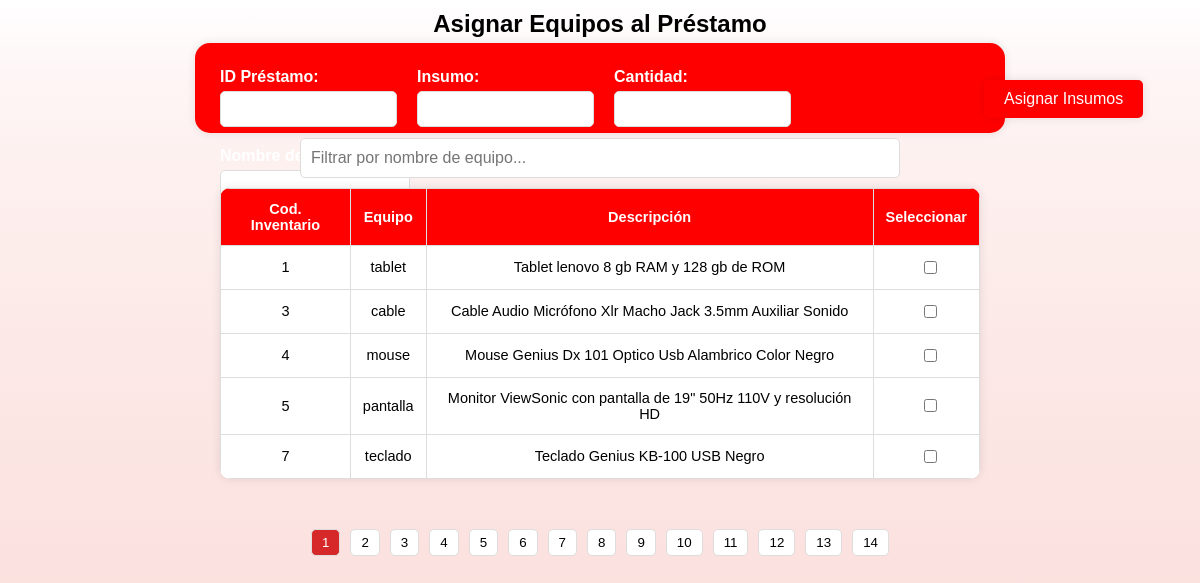
The app's page /SUPERVISOR/lista_inventario.php with its own data.
### tables this page shows
CREATE TABLE IF NOT EXISTS `inventario` (
  `cod_inventario` int NOT NULL AUTO_INCREMENT,
  `nivel_acceso` int NOT NULL,
  `id_prestamo` int NOT NULL,
  `nom_inventario` varchar(255) NOT NULL DEFAULT 'No asignado',
  `Descripcion` varchar(255) NOT NULL DEFAULT '"Sin descripcion"',
  `estado` enum('Libre','Averiado','Bodega','Prestado') NOT NULL DEFAULT 'Libre',
  `prestado_a` varchar(255) NOT NULL DEFAULT 'Nadie',
  PRIMARY KEY (`cod_inventario`),
  UNIQUE KEY `cod_inventario` (`cod_inventario`)
);

### SUPERVISOR/lista_inventario.php (the view, shortened to what this page needs)
<?php
$conexion = new mysqli("localhost", "root", "", "basededatos");
$idPrestamo = isset($_GET['id']) ? $_GET['id'] : '';
$insumo = isset($_GET['inventario']) ? $_GET['inventario'] : '';
$cantidad = isset($_GET['cantidad']) ? $_GET['cantidad'] : '';
$sqlInventario = "SELECT cod_inventario, nom_inventario, descripcion
                  FROM inventario
                  WHERE estado = 'Libre' AND prestado_a = 'Nadie'";
$resultadoInventario = $conexion->query($sqlInventario);
?>
<!DOCTYPE html>
<html lang="en">
<head>
</head>
<body>
    <div class="title1">
        <h2>Asignar Equipos al Préstamo</h2>
    </div>
    <div class="form-container">
        <form method="POST">
            <div class="form-group">
                <label for="idPrestamo">ID Préstamo:</label>
                <input type="text" id="idPrestamo" value="<?php echo $idPrestamo; ?>" readonly>
            </div>
            <div class="form-group">
                <label for="insumo">Insumo:</label>
                <input type="text" id="insumo" value="<?php echo $insumo; ?>" readonly>
            </div>
            <div class="form-group">
                <label for="cantidad">Cantidad:</label>
                <input type="text" id="cantidad" value="<?php echo $cantidad; ?>" readonly>
            </div>
            <div class="form-group">
                <label for="nombrePersona">Nombre del Encargado:</label>
            </div>
        </form>
    </div>
    <input type="text" id="filtro" class="filter-input" onkeyup="filtrarTabla()" placeholder="Filtrar por nombre de equipo...">
    <form action="procesar_inventario.php" method="POST">
        <table id="tabla-inventario">
            <thead>
                <tr class='encabezado'>
                    <th>Cod. Inventario</th>
                    <th>Equipo</th>
                    <th>Descripción</th>
                    <th>Seleccionar</th>
                </tr>
            </thead>
            <tbody>
                <?php
                if ($resultadoInventario->num_rows > 0) {
                    while ($fila = $resultadoInventario->fetch_assoc()) {
                        echo "<tr>";
                        echo "<td>" . $fila['cod_inventario'] . "</td>";
                        echo "<td>" . $fila['nom_inventario'] . "</td>";
                        echo "<td>" . $fila['descripcion'] . "</td>";
                        echo "<td><input type='checkbox' name='equipos[]' value='" . $fila['cod_inventario'] . "'></td>";
                        echo "</tr>";
                    }
                } else {
                    echo "<tr><td colspan='4' style='text-align: center;'>No se encontraron equipos disponibles</td></tr>";
                }
                ?>
            </tbody>
        </table>
        <div id="pagination-controls" class="pagination-controls"></div>
        <button type="submit" class="action-button">Asignar Insumos</button>
    </form>
</body>
</html>

### SUPERVISOR/lista_inventario.php (style rules this page uses)
html, body { margin: 0; padding: 0; font-family: Arial, sans-serif; background: linear-gradient(to bottom, white, 30%, #FADBD8); min-height: 100vh; display: flex; flex-direction: column; align-items: center; }
body { padding: 10px; width: 100%; box-sizing: border-box; }
.title1 { font-family: "Lucida Sans Unicode", "Lucida Grande", Sans-Serif; color: black; text-align: center; position: relative; margin-top: -20px; }
form { background-color: transparent; padding: 20px; margin-bottom: 20px; width: 100%; max-width: 800px; display: flex; flex-wrap: wrap; gap: 20px; box-sizing: border-box; }
form label { font-weight: bold; margin-bottom: 5px; color: white; text-align: left; }
form input { width: 100%; padding: 10px; border: 1px solid #ddd; border-radius: 5px; font-size: 12px; box-sizing: border-box; }
.filter-input { width: 100%; max-width: 600px; padding: 10px; font-size: 16px; border: 1px solid #ddd; border-radius: 5px; margin-bottom: 20px; box-sizing: border-box; }
table { width: 100%; max-width: 1000px; border-collapse: collapse; font-size: 14.5px; margin-bottom: 10px; margin-top: -30px; background-color: white; box-shadow: 0 0 10px rgba(0, 0, 0, 0.1); border-radius: 10px; overflow: hidden; }
th, td { padding: 12px; text-align: center; border: 1px solid #ddd; }
th { background-color: red; color: white; font-weight: bold; }
.action-button { padding: 10px 20px; background-color: #ff0000; color: white; border: none; border-radius: 5px; cursor: pointer; font-size: 16px; position: absolute; top: 10%; left: 82%; box-shadow: 0 0 10px rgba(0, 0, 0, 0.1); }
.form-container { background-color: red; padding: 5px; border-radius: 15px; box-shadow: 0 0 10px rgba(0, 0, 0, 0.1); margin-bottom: 5px; width: 100%; max-width: 800px; margin-top: -15px; height: 80px; }
.form-group { display: flex; flex-direction: column; }
#pagination-controls { text-align: center; margin-top: 20px; width: 100%; }

### records on screen
inventario: cod_inventario "1", nom_inventario "tablet", Descripcion "Tablet lenovo 8 gb RAM y 128 gb de ROM"
inventario: cod_inventario "3", nom_inventario "cable", Descripcion "Cable Audio Micrófono Xlr Macho Jack 3.5mm Auxiliar Sonido"
inventario: cod_inventario "4", nom_inventario "mouse", Descripcion "Mouse Genius Dx 101 Optico Usb Alambrico Color Negro"
inventario: cod_inventario "5", nom_inventario "pantalla", Descripcion "Monitor ViewSonic con pantalla de 19\" 50Hz 110V y resolución HD"
inventario: cod_inventario "7", nom_inventario "teclado", Descripcion "Teclado Genius KB-100 USB Negro"
